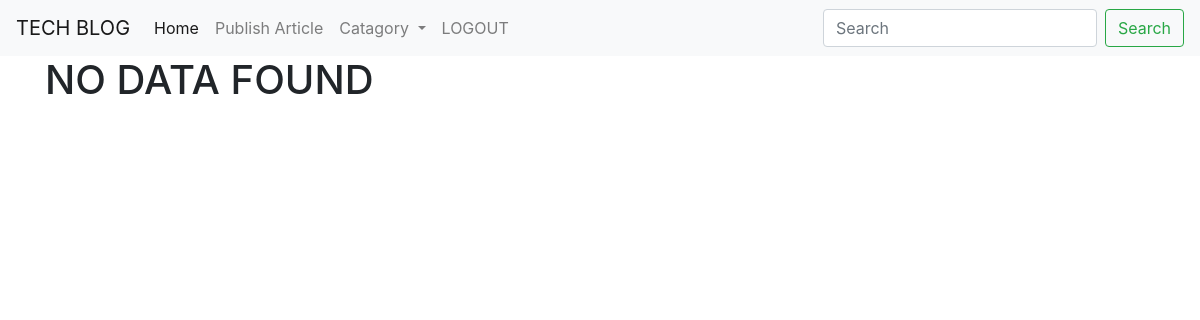
/kubernates/, run on an earlier commit of the app's database.
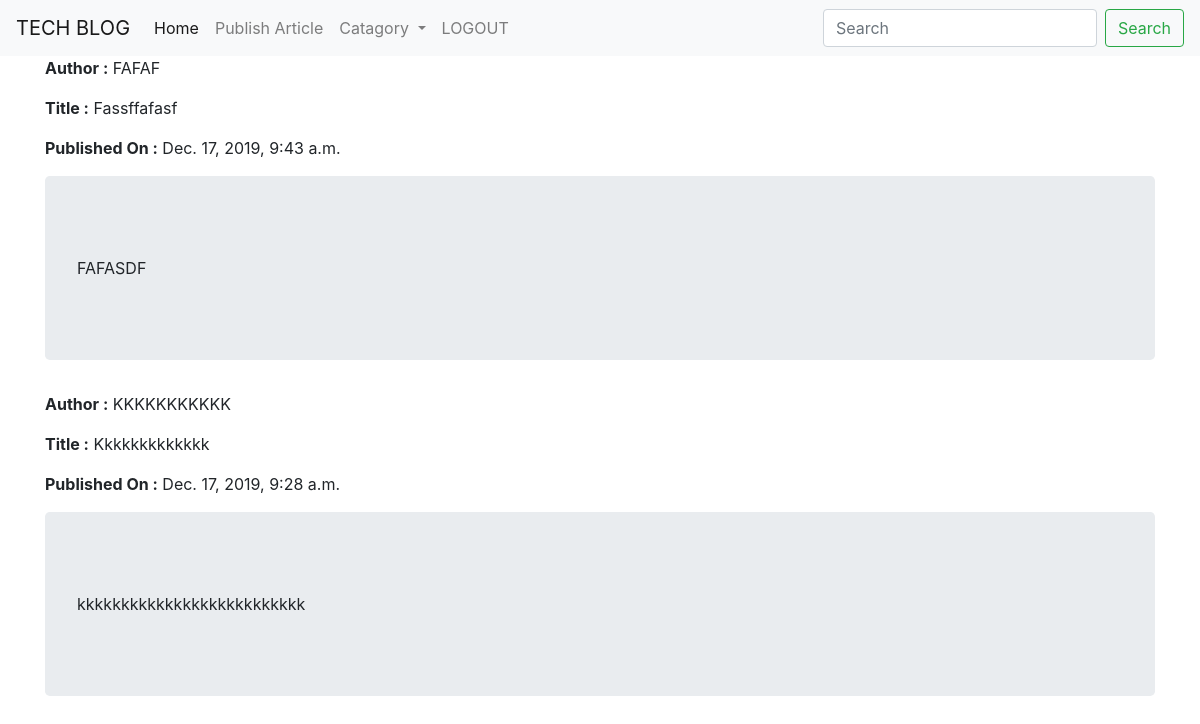
And on a later commit of the database.
### devops_blog/models.py (models this page shows)
class blogmodel(models.Model):
    MAIN_TOPICS = (
        ('G', 'GIT'),
        ('J', 'JENKINS'),
        ('B', 'BUILD TOOLS'),
        ('D', 'DOCKER'),
        ('A', 'ANSIBLE'),
        ('K', 'KUBERNATES'),
        ('C', 'CLOUD'),
        ('L', 'LINUX'),
        ('P', 'PYTHON'),
        ('S', 'DATA SCIENCE'),
        ('M', 'MACHINE LEARNING'),
        ('O','MONITORING TOOLS')
    )
    type = models.CharField(max_length=20, choices=MAIN_TOPICS)
    author_name = models.CharField(max_length=60)
    article_name = models.CharField(max_length=150)
    date_time = models.DateTimeField(auto_now=True, auto_now_add=False)
    content = models.TextField()

### devops_blog/views.py (the view)
# urls.py: path('kubernates/',views.kubernatesview,name='kubernates'),
def kubernatesview(request):
    my_list = blogmodel.objects.order_by('author_name')
    my_dict = {'form':my_list}
    return render(request,'devops_blog/kubernates.html',context=my_dict)

### devops_blog/templates/devops_blog/kubernates.html
{% extends 'devops_blog/base.html' %}
{% block body_block %}
<div class="container">
  {% if form %}
  {% for k in form %}
  {% if k.type == 'K' %}
  <p><b>Author :</b> {{ k.author_name|upper }}</p>
  <p><b>Title :</b> {{ k.article_name|title }}</p>
  <p><b>Published On :</b> {{ k.date_time }}</p>
    <div class="jumbotron">
    <p>{{ k.content|linebreaks }}</p>
    </div>
  {% endif %}
  {% endfor %}
  {% else %}
  <h1>NO DATA FOUND</h1>
  {% endif %}
</div>
{% endblock %}

What changed in the data, as far as the page shows it:
added blogmodel: author_name "FAFAF", article_name "Fassffafasf", date_time "Dec. 17, 2019, 9:43 a.m.", content "FAFASDF"
added blogmodel: author_name "KKKKKKKKKKK", article_name "Kkkkkkkkkkkkk", date_time "Dec. 17, 2019, 9:28 a.m.", content "kkkkkkkkkkkkkkkkkkkkkkkkkk"
Also different on the page:
text no longer shown: "NO DATA FOUND"
